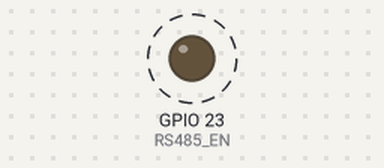
The sketch below on a simulated ESP32-C6. Shown: output pins drawn as LEDs (lit = HIGH). Dashed ring = blinking. What the sketch prints to the serial monitor is not drawn.

Above: at 0.5 s.
Timing chart, 0 to 3.3 s (numbered marks = the images above):
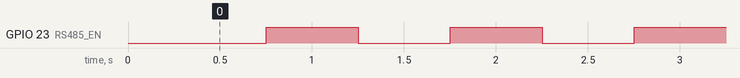

Measured:
- by itself, GPIO 23 (RS485_EN): alternates HIGH for 0.50 s and LOW for 0.50 s

The sketch:

RS-485_EN_Toggle_Test.ino
```cpp
/*
  Dave Williams, DitroniX 2019-2026 (ditronix.net)
  IPEM Plus - ESP32-C5 | ATM90E36 | WiFi 2.4/5GHz | Zigbee | LoRa | IoT Mains Power Energy Monitor

  Example Code, to demonstrate and test the IPEM Plus

  Remember!
  - Set the BOARD to Use ESP32C5 Dev Module (or similar).
  - You can also set the BAUD rate up to 921600 to speed up flashing.
  - The SDK does NOT need external power to flash.  It will take Power from the USB 5V.
  - The Serial Monitor is configured for BAUD 115200

  The purpose of this test code is to cycle through the various main functions of the board as part of bring up testing.

  This test code is OPEN SOURCE and formatted for easier viewing.  Although is is not intended for real world use, it may be freely used, or modified as needed.
  It is distributed on an "AS IS" BASIS, WITHOUT WARRANTIES OR CONDITIONS OF ANY KIND, either express or implied.

  For board configuration, see github.com/DitroniX/IPEM-Plus-ESP32-C5-LoRa-LoRaWAN-IoT-Mains-Power-Energy-Monitor/wiki/Arduino-IDE

  Further information, details and examples can be found on our website or github.com/DitroniX

  * ditronix.net
  * github.com/DitroniX
  * github.com/DitroniX/IPEM-Plus-ESP32-C5-LoRa-LoRaWAN-IoT-Mains-Power-Energy-Monitor
  * github.com/DitroniX/IPEM-Plus-ESP32-C5-LoRa-LoRaWAN-IoT-Mains-Power-Energy-Monitor/wiki
  * hackster.io/DitroniX/ipem-plus-esp32-c5-atm90e36-lora-iot-power-energy-monitor-24d898
*/


// Libraries

// **************** USER VARIABLES / DEFINES / STATIC / STRUCTURES / CONSTANTS ****************

// **************** OUTPUTS ****************
#define RS485_EN 23  // RS485 EN (GP23)

// **************** FUNCTIONS AND ROUTINES ****************

// **************** SETUP ****************
void setup() {
  // Stabalise
  delay(250);

  // Initialise UART
  Serial.begin(115200);
  while (!Serial)
    ;  // Wait for serial port to connect
  Serial.println("");

  // Initialise and Configure UART Matrix Select
  pinMode(RS485_EN, OUTPUT);
  digitalWrite(RS485_EN, HIGH);

  Serial.println("IPEM Plus Bring Up and Test Example Code");
}

// **************** LOOP ****************
void loop() {

  // Cycle RED LED
  digitalWrite(RS485_EN, LOW);
  delay(500);
  digitalWrite(RS485_EN, HIGH);
  delay(500);
}
```
